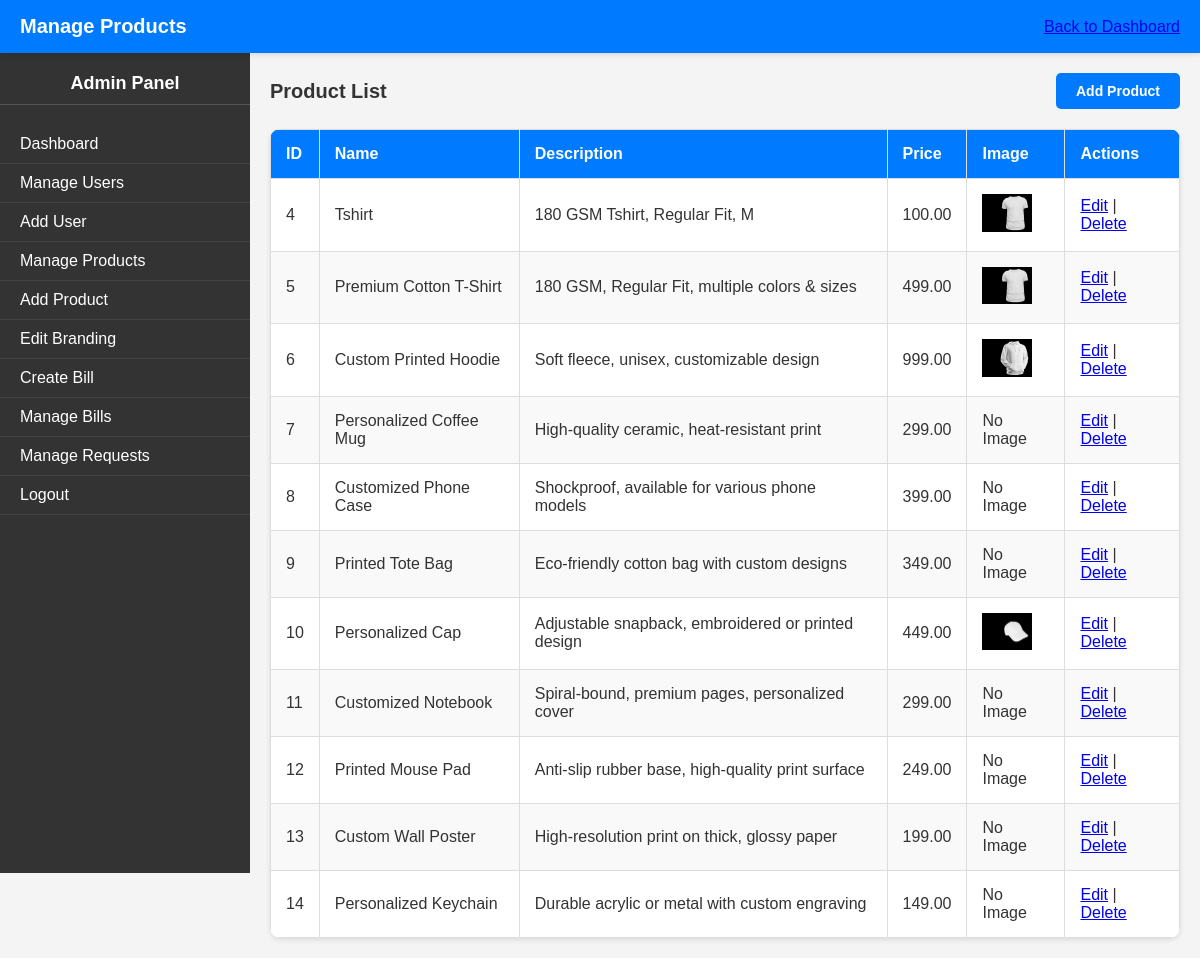
Page /php/admin/manage_products.php (signed in) on the committed database.
### tables this page shows
CREATE TABLE `products` (
  `id` int(11) NOT NULL,
  `name` varchar(100) NOT NULL,
  `description` text DEFAULT NULL,
  `price` decimal(10,2) NOT NULL,
  `image` varchar(255) DEFAULT NULL,
  `photo` varchar(255) DEFAULT NULL,
  `created_at` timestamp NOT NULL DEFAULT current_timestamp(),
  `updated_at` timestamp NOT NULL DEFAULT current_timestamp() ON UPDATE current_timestamp()
);

### php/admin/manage_products.php (the view, shortened to what this page needs)
<?php
require_once '../../config/database.php';
try {
    $stmt = $pdo->query("SELECT id, name, description, price, image FROM products");
} catch (PDOException $e) {
    die("Error: " . $e->getMessage());
}
$products = $stmt->fetchAll(PDO::FETCH_ASSOC);
?>
<!DOCTYPE html>
<html lang="en">
<head>
    <link rel="stylesheet" href="../../assets/css/admin.css">
</head>
<body>
    <div class="dashboard">
        <header class="dashboard-header">
            <h1>Manage Products</h1>
            <a href="dashboard.php" class="back-btn">Back to Dashboard</a>
        </header>
        <?php include 'sidebar.php'; ?>
        <main class="dashboard-content">
    <div class="product-header">
        <h2>Product List</h2>
        <a href="add_product.php" class="btn btn-primary">Add Product</a>
    </div>
    <table class="product-table">
        <thead>
            <tr>
                <th>ID</th>
                <th>Name</th>
                <th>Description</th>
                <th>Price</th>
                <th>Image</th>
                <th>Actions</th>
            </tr>
        </thead>
        <tbody>
            <?php foreach ($products as $product): ?>
                <tr>
                    <td><?= htmlspecialchars($product['id']) ?></td>
                    <td><?= htmlspecialchars($product['name']) ?></td>
                    <td><?= htmlspecialchars($product['description']) ?></td>
                    <td><?= htmlspecialchars($product['price']) ?></td>
                    <td>
                        <?php if ($product['image']): ?>
                            <img src="../../assets/img/uploads/<?= htmlspecialchars($product['image']) ?>" alt="Product Image" width="50">
                        <?php else: ?>
                            No Image
                        <?php endif; ?>
                    </td>
                    <td>
                        <a href="edit_product.php?id=<?= $product['id'] ?>">Edit</a> |
                        <a href="delete_product.php?id=<?= $product['id'] ?>" onclick="return confirm('Are you sure?')">Delete</a>
                    </td>
                </tr>
            <?php endforeach; ?>
        </tbody>
    </table>
</main>
    </div>
</body>
</html>

### php/admin/sidebar.php
<div class="dashboard-sidebar">
    <h2>Admin Panel</h2>
    <ul class="sidebar-menu">
        <li><a href="dashboard.php">Dashboard</a></li>
        <li><a href="manage_users.php">Manage Users</a></li>
        <li><a href="add_user.php">Add User</a></li>
        <li><a href="manage_products.php">Manage Products</a></li>
        <li><a href="add_product.php">Add Product</a></li>
        <li><a href="branding.php">Edit Branding</a></li>
        <li><a href="create_bill.php">Create Bill</a></li>
        <li><a href="manage_bills.php">Manage Bills</a></li>
        <li><a href="manage_requests.php">Manage Requests</a></li>
        <li><a href="../auth/logout.php">Logout</a></li>
    </ul>
</div>

### assets/css/admin.css (style rules this page uses)
body { font-family: Arial, sans-serif; margin: 0; padding: 0; box-sizing: border-box; background-color: #f4f4f4; color: #333; }
.dashboard-header { background-color: #007bff; color: white; padding: 15px 20px; display: flex; justify-content: space-between; align-items: center; position: sticky; top: 0; z-index: 1000; box-shadow: 0 2px 5px rgba(0, 0, 0, 0.1); }
.dashboard-header h1 { margin: 0; font-size: 20px; }
.dashboard-sidebar { width: 250px; background-color: #333; color: white; height: 100vh; position: fixed; overflow-y: auto; padding-top: 20px; }
.dashboard-sidebar h2 { text-align: center; margin: 0 0 20px; font-size: 18px; color: white; border-bottom: 1px solid #555; padding-bottom: 10px; }
.sidebar-menu { list-style: none; padding: 0; margin: 0; }
.sidebar-menu li { border-bottom: 1px solid #444; }
.sidebar-menu li a { display: block; padding: 10px 20px; text-decoration: none; color: white; font-size: 16px; transition: background 0.3s ease; }
.dashboard-content { margin-left: 250px; padding: 20px; background-color: #f4f4f4; min-height: 100vh; }
table { width: 100%; border-collapse: collapse; margin-top: 20px; background-color: white; border-radius: 10px; overflow: hidden; box-shadow: 0 2px 5px rgba(0, 0, 0, 0.1); }
table th, table td { padding: 15px; border: 1px solid #ddd; text-align: left; }
table th { background-color: #007bff; color: white; font-weight: bold; }
table tr:nth-child(even) { background-color: #f9f9f9; }
.btn { display: inline-block; padding: 10px 20px; text-decoration: none; font-size: 14px; font-weight: bold; border-radius: 5px; text-align: center; cursor: pointer; transition: background 0.3s ease; }
.btn-primary { background-color: #007bff; color: white; }
.product-header { display: flex; justify-content: space-between; align-items: center; margin-bottom: 20px; }
.product-header h2 { font-size: 20px; margin: 0; color: #333; }
.product-header .btn { padding: 10px 20px; text-decoration: none; font-size: 14px; font-weight: bold; border-radius: 5px; cursor: pointer; transition: background 0.3s ease; }
.btn-primary { background-color: #007bff; color: white; border: none; }
.btn { display: inline-block; padding: 10px 20px; text-decoration: none; font-size: 14px; font-weight: bold; border-radius: 5px; cursor: pointer; transition: background 0.3s ease; }
.btn-primary { background-color: #007bff; color: white; padding: 10px 20px; border-radius: 5px; text-decoration: none; border: none; font-size: 14px; font-weight: bold; cursor: pointer; transition: background 0.3s ease; }

### rows in the picture
products: id "4", name "Tshirt", description "180 GSM Tshirt, Regular Fit, M", price "100.00", image (picture)
products: id "5", name "Premium Cotton T-Shirt", description "180 GSM, Regular Fit, multiple colors & sizes", price "499.00", image (picture)
products: id "6", name "Custom Printed Hoodie", description "Soft fleece, unisex, customizable design", price "999.00", image (picture)
products: id "7", name "Personalized Coffee Mug", description "High-quality ceramic, heat-resistant print", price "299.00", shows "No Image"
products: id "8", name "Customized Phone Case", description "Shockproof, available for various phone models", price "399.00", shows "No Image"
products: id "9", name "Printed Tote Bag", description "Eco-friendly cotton bag with custom designs", price "349.00", shows "No Image"
products: id "10", name "Personalized Cap", description "Adjustable snapback, embroidered or printed design", price "449.00", image (picture)
products: id "11", name "Customized Notebook", description "Spiral-bound, premium pages, personalized cover", price "299.00", shows "No Image"
products: id "12", name "Printed Mouse Pad", description "Anti-slip rubber base, high-quality print surface", price "249.00", shows "No Image"
products: id "13", name "Custom Wall Poster", description "High-resolution print on thick, glossy paper", price "199.00", shows "No Image"
products: id "14", name "Personalized Keychain", description "Durable acrylic or metal with custom engraving", price "149.00", shows "No Image"
